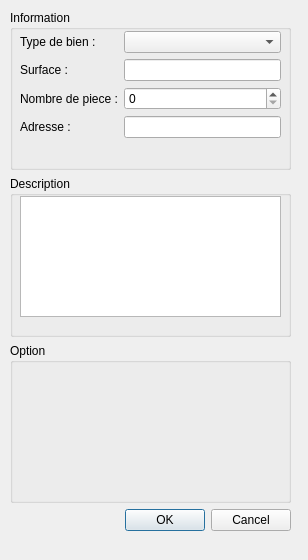
<?xml version="1.0" encoding="UTF-8"?>
<ui version="4.0">
 <class>Dialog</class>
 <widget class="QDialog" name="Dialog">
  <property name="geometry">
   <rect>
    <x>0</x>
    <y>0</y>
    <width>308</width>
    <height>560</height>
   </rect>
  </property>
  <property name="windowTitle">
   <string>Ajouter un bien</string>
  </property>
  <widget class="QWidget" name="verticalLayoutWidget">
   <property name="geometry">
    <rect>
     <x>10</x>
     <y>10</y>
     <width>281</width>
     <height>521</height>
    </rect>
   </property>
   <layout class="QVBoxLayout" name="verticalLayout">
    <item>
     <widget class="QGroupBox" name="groupBox">
      <property name="title">
       <string>Information</string>
      </property>
      <widget class="QWidget" name="formLayoutWidget">
       <property name="geometry">
        <rect>
         <x>10</x>
         <y>21</y>
         <width>261</width>
         <height>147</height>
        </rect>
       </property>
       <layout class="QFormLayout" name="formLayout">
        <item row="1" column="0">
         <widget class="QLabel" name="label">
          <property name="text">
           <string>Type de bien :</string>
          </property>
         </widget>
        </item>
        <item row="2" column="0">
         <widget class="QLabel" name="label_2">
          <property name="text">
           <string>Surface :</string>
          </property>
         </widget>
        </item>
        <item row="5" column="0">
         <widget class="QLabel" name="label_3">
          <property name="text">
           <string>Adresse :</string>
          </property>
         </widget>
        </item>
        <item row="1" column="1">
         <widget class="QComboBox" name="comboBox"/>
        </item>
        <item row="2" column="1">
         <widget class="QLineEdit" name="lineEdit"/>
        </item>
        <item row="4" column="1">
         <widget class="QSpinBox" name="spinBox"/>
        </item>
        <item row="5" column="1">
         <widget class="QLineEdit" name="lineEdit_2"/>
        </item>
        <item row="4" column="0">
         <widget class="QLabel" name="label_4">
          <property name="text">
           <string>Nombre de piece :</string>
          </property>
         </widget>
        </item>
       </layout>
      </widget>
     </widget>
    </item>
    <item>
     <widget class="QGroupBox" name="groupBox_2">
      <property name="title">
       <string>Description</string>
      </property>
      <widget class="QTextEdit" name="textEdit_2">
       <property name="geometry">
        <rect>
         <x>10</x>
         <y>20</y>
         <width>261</width>
         <height>121</height>
        </rect>
       </property>
      </widget>
      <zorder>textEdit_2</zorder>
      <zorder>groupBox</zorder>
     </widget>
    </item>
    <item>
     <widget class="QGroupBox" name="groupBox_3">
      <property name="title">
       <string>Option</string>
      </property>
     </widget>
    </item>
    <item>
     <widget class="QDialogButtonBox" name="buttonBox">
      <property name="layoutDirection">
       <enum>Qt::LeftToRight</enum>
      </property>
      <property name="orientation">
       <enum>Qt::Horizontal</enum>
      </property>
      <property name="standardButtons">
       <set>QDialogButtonBox::Cancel|QDialogButtonBox::Ok</set>
      </property>
     </widget>
    </item>
   </layout>
  </widget>
 </widget>
 <resources/>
 <connections>
  <connection>
   <sender>buttonBox</sender>
   <signal>accepted()</signal>
   <receiver>Dialog</receiver>
   <slot>accept()</slot>
   <hints>
    <hint type="sourcelabel">
     <x>249</x>
     <y>529</y>
    </hint>
    <hint type="destinationlabel">
     <x>157</x>
     <y>274</y>
    </hint>
   </hints>
  </connection>
 </connections>
</ui>
